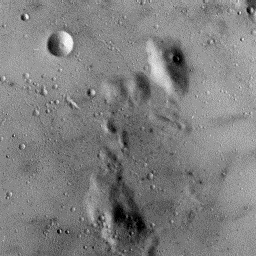
%> input picture Εργαστηριακή Ασκηση - Μέρος Α -2024-2025/Images/Ασκηση 1/moon.jpg, 256 x 256 px
$ octave askisi1.m   (GNU Octave 9; MATLAB toolbox functions it lacks are replaced by stand-ins)
%> lines starting %> are read from the running program, lines starting %| are printed output that depends on the picture; long printed decimals are rounded
%% exercise1_freq_filtering_moon.m
% Exercise 1 – Frequency‑domain filtering of moon.jpg
% Digital Image Processing and Analysis – Lab A, AY 2024‑25
% Implements steps 1–5 exactly as specified using only 1‑D DFT/IDFT (fft/ifft).
%
% Author: ANGELOS NIKOLAOS POTAMIANOS
% Date: MAY 2025

clear; close all; clc;

%% ---------- User parameters ----------
image_path = fullfile('Images','Ασκηση 1','moon.jpg');  %% adjust if needed
D0 = 50;          %% Ideal low‑pass cutoff radius in pixels
save_result = true;
out_path = 'moon_lowpass.png';
%% -------------------------------------

%% 1. Load and preprocess -------------------------------------------------
I = imread(image_path);
%> I is the input picture: size 256x256x3 uint8; min 0, max 255, mean 127.3
if size(I,3) == 3
    I = rgb2gray(I);
%> I: size 256x256 uint8
end
I = double(I);
%> I: size 256x256 double

% Display original image
figure('Name', 'Step 1: Preprocessing');
subplot(2,2,1);
imshow(uint8(I));
title('Original Image');

%% Linear stretching to [0,255]
I_min = min(I(:));
%> I_min = 0
I_max = max(I(:));
%> I_max = 255
fprintf('Original image range: [%f, %f]\n', I_min, I_max);
%| Original image range: [0, 255.000]

I_lin = (I - I_min) / (I_max - I_min);  %% [0,1]
I_lin = I_lin * 255;                    %% [0,255]

fprintf('After stretching: [%f, %f]\n', min(I_lin(:)), max(I_lin(:)));
%| After stretching: [0, 255.000]

% Display stretched image
subplot(2,2,2);
imshow(uint8(I_lin));
title('After Linear Stretching');

%% Shift zero‑frequency to the centre using (-1)^(x+y)
[M,N] = size(I_lin);
%> M = 256; N = 256
[x, y] = meshgrid(0:N-1, 0:M-1);   %% x = column, y = row indices
I_shift = I_lin .* (-1).^(x + y);
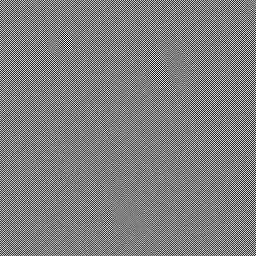
%> I_shift: size 256x256 double; min -254, max 255, mean 0; drawn with min black and max white

% Display shifted image (this will look noisy)
subplot(2,2,3);
imshow(uint8(real(I_shift)));
title('After Frequency Shift');
fprintf('Image dimensions: %d x %d pixels\n', M, N);
%| Image dimensions: 256 x 256 pixels

%% 2. 2‑D DFT via 1‑D row‑column transforms ------------------------------
% Compute 1D FFT along rows
tic;
fprintf('Computing 2D DFT using row-column decomposition...\n');
F_rows = fft(I_shift, [], 2);   %% 1‑D DFT along rows (dim 2)

% Display intermediate step after row FFT
subplot(2,2,4);
imshow(log(1 + abs(F_rows)), []);
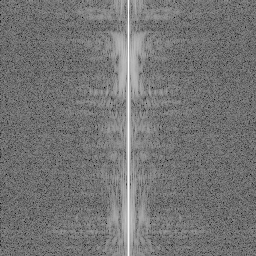
%> displayed picture: size 256x256, on the screen's scale of 0 to 255; min 0, max 255, mean 116.5
title('After Row-wise FFT');

% Then compute 1D FFT along columns
F = fft(F_rows, [], 1);         %% then along columns (dim 1)
fprintf('2D DFT completed in %.4f seconds\n', toc);

%% Visualise magnitude (linear & log)
figure('Name', 'Step 2: Frequency Domain');
subplot(1,2,1);
imagesc(abs(F)); axis image off; colormap gray;
title('|F(u,v)| – linear scale');

subplot(1,2,2);
imagesc(log(1 + abs(F))); axis image off; colormap gray;
title('log(1+|F(u,v)|) – logarithmic scale');
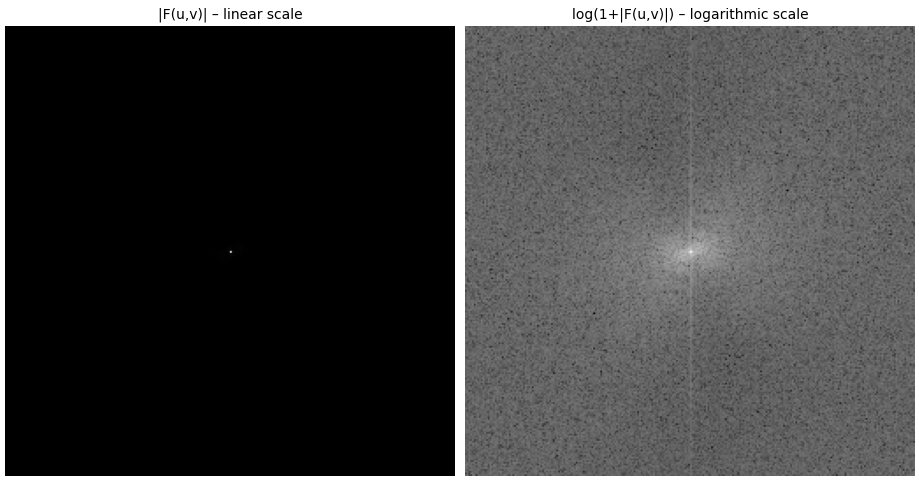
%> figure redrawn from the program's plot data, 2 panels

%% 3. Ideal low‑pass filtering -------------------------------------------
fprintf('\nStep 3: Applying ideal low-pass filter with cutoff D0 = %d pixels\n', D0);

% Create centered frequency coordinate grid
[U, V] = meshgrid(-N/2:N/2-1, -M/2:M/2-1);  %% centred frequency grid
D = sqrt(U.^2 + V.^2);
H = double(D <= D0);        %% ideal LPF transfer function

% Display the filter mask
figure('Name', 'Step 3: Low-Pass Filtering');
subplot(1,3,1);
imagesc(H); axis image off; colormap gray;
title(sprintf('Ideal LPF Mask (D0=%d)', D0));

%% Apply filter in frequency domain
F_filt = F .* H;
fprintf('Filter applied in frequency domain\n');

% Display filtered spectrum
subplot(1,3,2);
imagesc(log(1 + abs(F_filt))); axis image off;
title('Filtered Spectrum');

% Display ratio of kept vs total frequency components
freq_ratio = sum(H(:))/numel(H);
%> freq_ratio = 0.12
fprintf('Kept %.2f%% of frequency components\n', freq_ratio*100);
%| Kept 11.97% of frequency components

subplot(1,3,3);
mesh(U(M/2-49:M/2+50, N/2-49:N/2+50), V(M/2-49:M/2+50, N/2-49:N/2+50), H(M/2-49:M/2+50, N/2-49:N/2+50));
title('3D View of Filter (center region)');
xlabel('u'); ylabel('v');
%> after `ylabel('v')`:
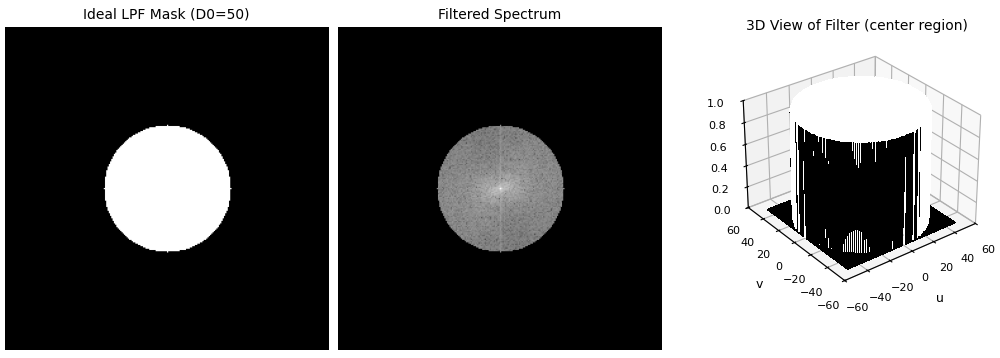
%> figure redrawn from the program's plot data, 3 panels

%% 4. Inverse 2‑D IDFT via 1‑D transforms --------------------------------
fprintf('\nStep 4: Computing inverse 2D DFT...\n');
tic;
f_shift = ifft(F_filt, [], 1);  %% columns first
f_shift = ifft(f_shift, [], 2); %% then rows

% Undo the frequency shift for visualization purposes only
f_visualize = f_shift .* (-1).^(x + y);
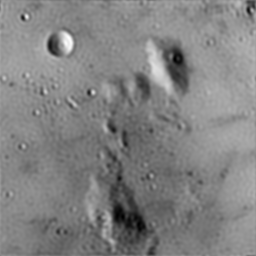
%> f_visualize: size 256x256 double; min -8.33, max 255.9, mean 127.3; drawn with min black and max white

% Display the real and imaginary parts
figure('Name', 'Step 4: Inverse Transform');
subplot(1,2,1);
imshow(real(f_visualize), []);  % Use properly unshifted version
title('Real Part after IDFT');

subplot(1,2,2);
imshow(imag(f_visualize), []);  % Use properly unshifted version
title(sprintf('Imaginary Part (max=%.1e)', max(abs(imag(f_shift(:))))));

% Continue with the original processing
f_shift = real(f_shift);        %% discard negligible imaginary part
fprintf('IDFT completed in %.4f seconds\n', toc);
fprintf('Max imaginary component: %.2e (negligible)\n', max(abs(imag(f_shift(:)))));
%| Max imaginary component: 0.00e+00 (negligible)
%% 5. Reverse shift and normalise back to [0,255] -------------------------
fprintf('\nStep 5: Post-processing...\n');
f = f_shift .* (-1).^(x + y);   %% undo earlier spatial shift

%% Scale to uint8 for display
f_min = min(f(:));
%> f_min = -8.33
f_max = max(f(:));
%> f_max = 255.9
fprintf('Output image range before normalization: [%f, %f]\n', f_min, f_max);
%| Output image range before normalization: [-8.327, 255.930]

f = f - f_min;
f = f / max(f(:));
f_uint8 = uint8(round(f * 255));

figure('Name', 'Step 5: Final Result');
subplot(1,2,1);
imshow(uint8(I_lin));
title('Pre‑processed input (stretched)');

subplot(1,2,2);
imshow(f_uint8);
title('Output after ideal LPF');

% Calculate MSE between input and output
mse = mean((I_lin(:) - double(f_uint8(:))).^2);
%> mse = 118.5
fprintf('Mean Squared Error between input and output: %.2f\n', mse);
%| Mean Squared Error between input and output: 118.54

if save_result
    imwrite(f_uint8, out_path);
    fprintf('Filtered image saved to %s\n', out_path);
end

% Final figure for side-by-side comparison
figure('Name', 'Before and After Comparison');
subplot(2,2,1); imshow(uint8(I_lin)); title('Input Image');
subplot(2,2,2); imshow(f_uint8); title('After Ideal LPF');
subplot(2,2,3); imshow(log(1 + abs(F)), []); title('Original Spectrum');
%> after `imshow(log(1 + abs(F)), [])`:
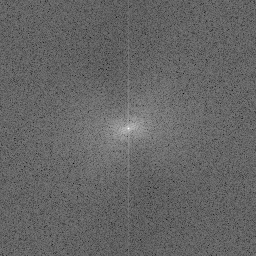
%> displayed picture: size 256x256, on the screen's scale of 0 to 255; min 0, max 255, mean 101.1
subplot(2,2,4); imshow(log(1 + abs(F_filt)), []); title('Filtered Spectrum');
%> after `imshow(log(1 + abs(F_filt)), [])`:
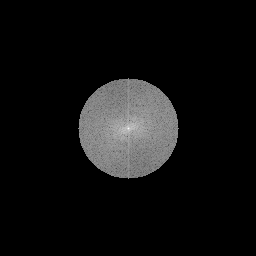
%> displayed picture: size 256x256, on the screen's scale of 0 to 255; min 0, max 255, mean 16.4

fprintf('\nFrequency-domain filtering complete!\n');
